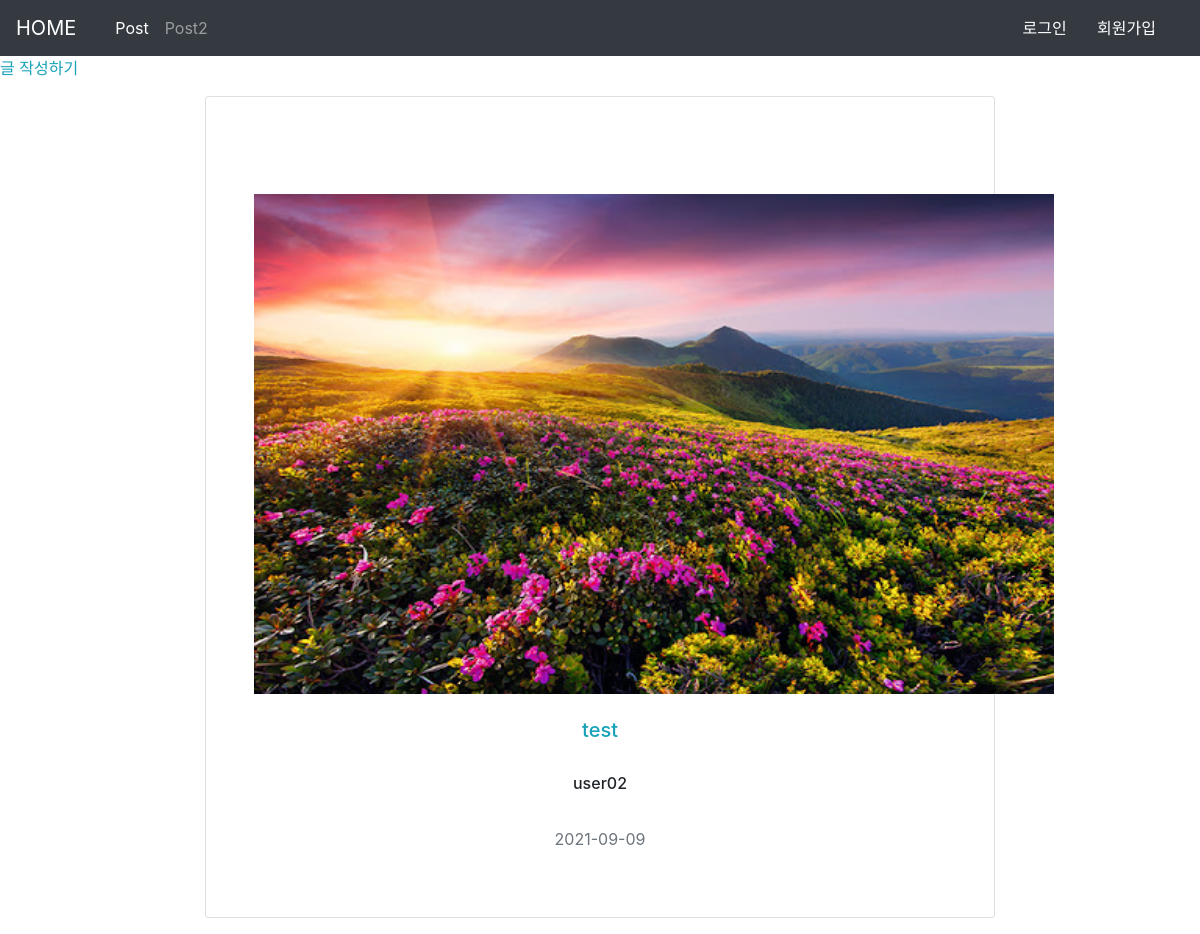
Page /gallery/list on the earlier database version.
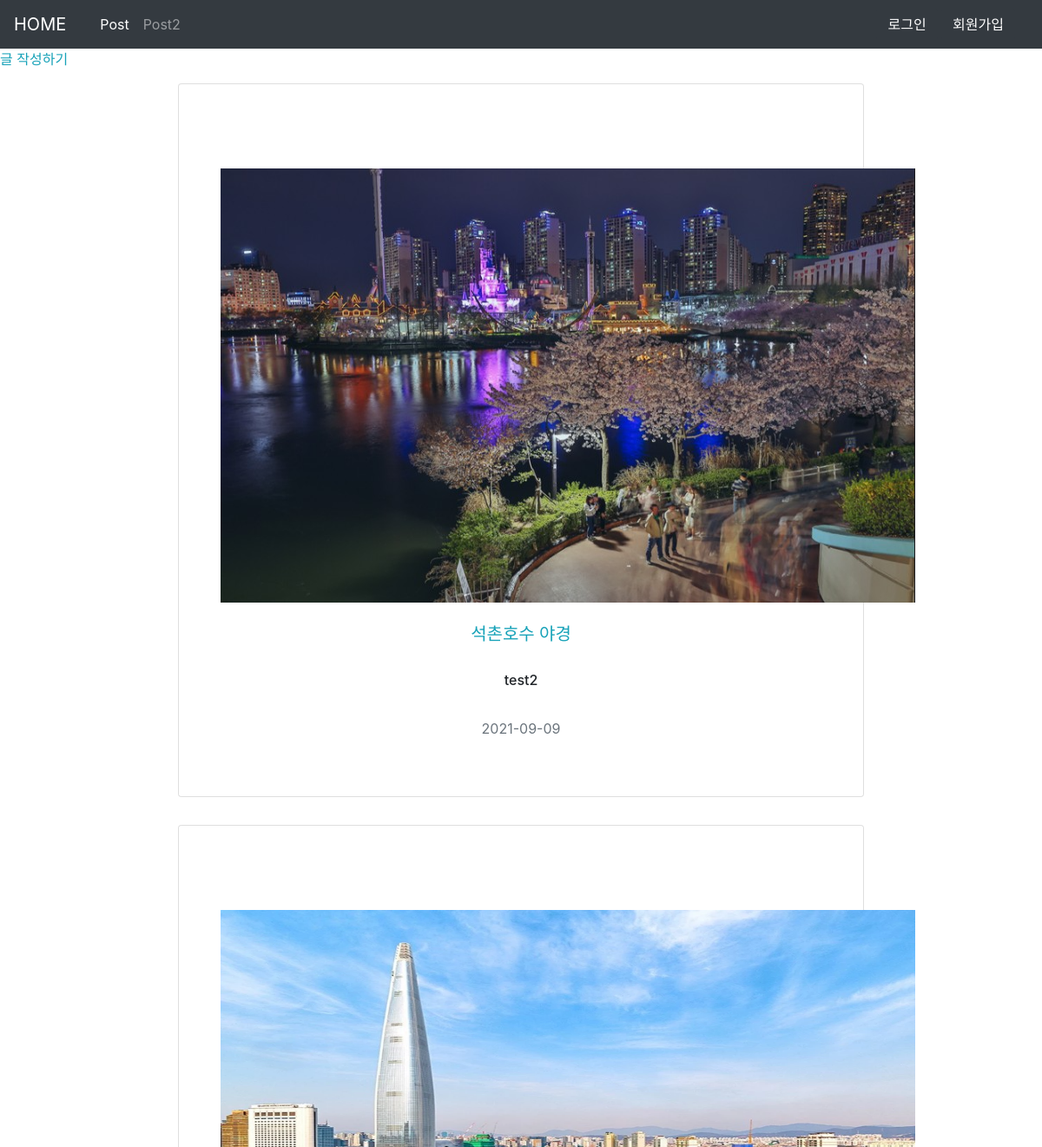
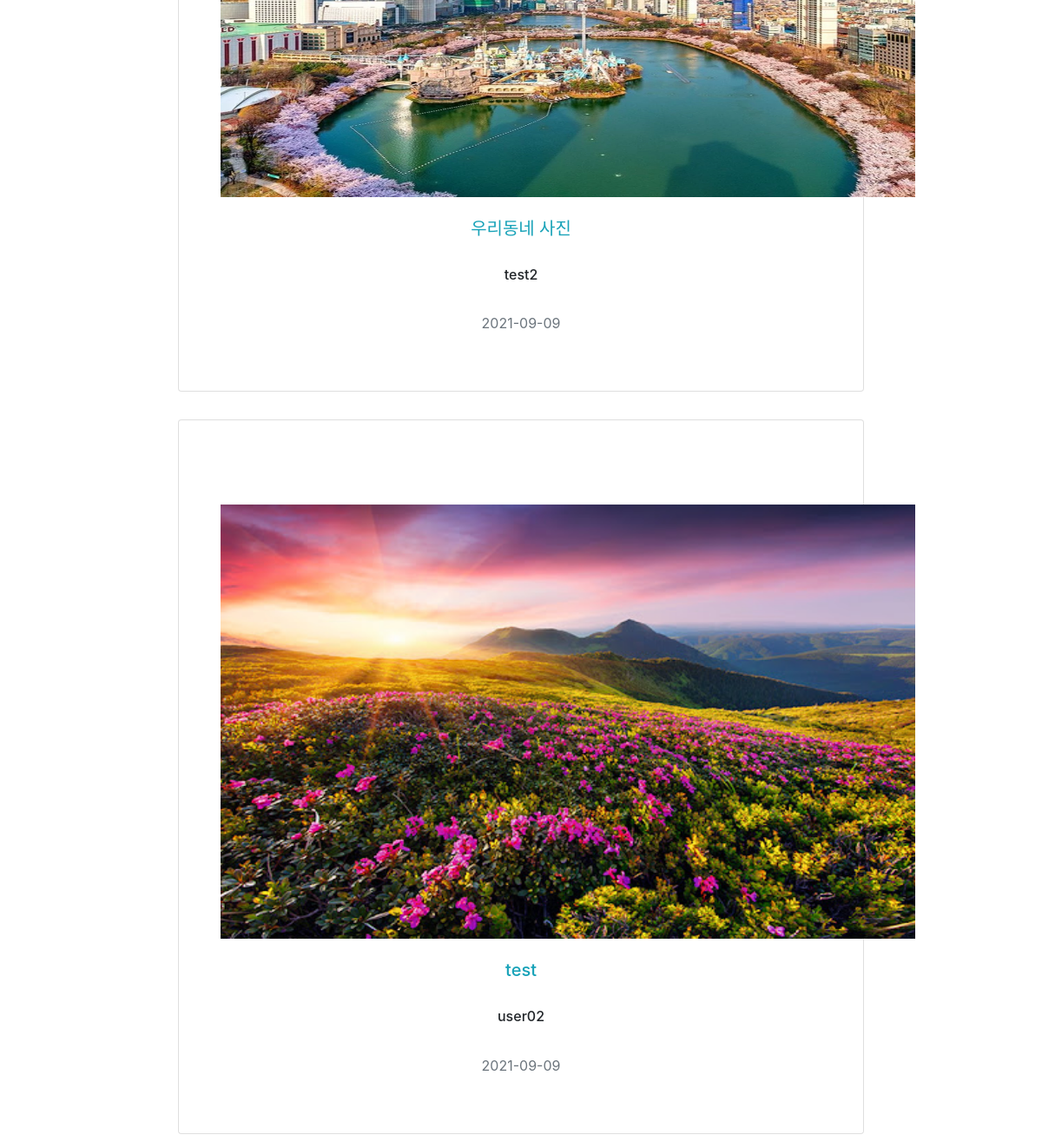
Same page on the later database version (2 pictures, top to bottom).
### member.py (models this page shows)
class Gallery(db.Model):
    gall_num = db.Column(db.Integer, primary_key=True)
    gall_writer = db.Column(db.String(30), db.ForeignKey('member.id', ondelete='CASCADE'))
    gall_date = db.Column(db.Date(), nullable=False)
    gall_title = db.Column(db.String(100), nullable=False)
    gall_content = db.Column(db.String(1500), nullable=False)
    gall_img = db.Column(db.String(500), nullable=False)

### routes/gall_route.py (the view)
@bp.route('/list')
def list():
    glist = service.getAll()
    return render_template('gallery/list.html', glist=glist)

### member.py (called while the page is built)
    def getAll(self):
        return Gallery.query.order_by(Gallery.gall_num.desc())

### templates/gallery/list.html (shortened to what this page needs)
<!DOCTYPE html>
<html lang="en">
<head>
    <link rel="stylesheet" href="{{ url_for('static', filename='css/styles.css') }}">
     <link rel="stylesheet" href="https://maxcdn.bootstrapcdn.com/bootstrap/4.0.0-beta.2/css/bootstrap.min.css">
</head>
<body>
<nav class="navbar navbar-expand-sm bg-dark navbar-dark sticky-top">
		<a class="navbar-brand" href="/">HOME</a>
		<div class="container-fluid full-width">
		<ul class="nav navbar-nav">
		<li class="nav-item active">
			<a class="nav-link" href="/post">Post</a>
		</li>
		<li class="nav-item">
			<a class="nav-link" href="/post">Post2</a>
		</li>
		</ul>
		<div>
		{% if session.flag == True %}
			<button class="btn btn-dark btn-right" type="button" onclick="location.href='/gallery/list'">게시판</button>
			<button class="btn btn-dark btn-right" type="button" onclick="location.href='/post'">질문게시판</button>
			<button class="btn btn-dark btn-right" type="button" onclick="location.href='/member/myinfo'">마이페이지</button>
			<button class="btn btn-dark btn-right" type="button" onclick="location.href='/member/logout'">로그아웃</button>
		{% else %}
			<button class="btn btn-dark btn-right" type="button" onclick="location.href='/member/loginForm'">로그인</button>
            <button class="btn btn-dark btn-right" type="button" onclick="location.href='/member/join'">회원가입</button>
		{% endif %}
		</div>
	</nav>
<a class="text-info text-center" href="/gallery/add">글 작성하기</a>
{% for g in glist %}
<div class="row justify-content-center" >
    <div class="col-xl-8 col-lg-6 col-md-8">
        <div class="card my-3">
            <div class="card-body p-0">
                <div class="row">
                    <div class="col-lg-5 d-none d-lg-block"></div>
                    <div class="col-lg-12">
                        <div class="p-5">
                        <br>
                        <br>
                            <div class="text-center">
                                <img src='{{g.gall_img}}' style="width:800px;height:500px"><br/>
                                <br>
                                <h5><a class="text-info" href="/gallery/detail/{{g.gall_num}}">{{g.gall_title}}</a></h5><br/>
                                <h6>{{g.gall_writer}}</h6><br/>
                                <p class="text-muted">{{g.gall_date}}<br/></p>
                            </div>
                            </div>
                        </div>
                    </div>
                </div>
            </div>
        </div>
</div>
{% endfor %}
</body>
</html>

Differences in the rows shown:
added Gallery: gall_img (picture), gall_title "석촌호수 야경", gall_writer "test2", gall_date "2021-09-09"
added Gallery: gall_img (picture), gall_title "우리동네 사진", gall_writer "test2", gall_date "2021-09-09"
